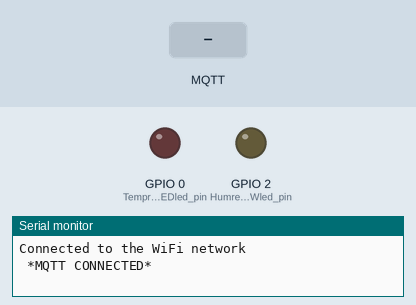
Recording of a sketch running on a simulated ESP8266 (NodeMCU). Parts: output pins drawn as LEDs (lit = HIGH), the last lines printed to the serial monitor. The test bench sets the inputs (shaded band). WiFi joins after 1.5 s; servers stay silent unless stated; no MQTT or app messages arrive unless stated.

Above: at 2.7 s.
2.8 s: MQTT message "0" arrives on the first subscribed topic
At 3.4 s:
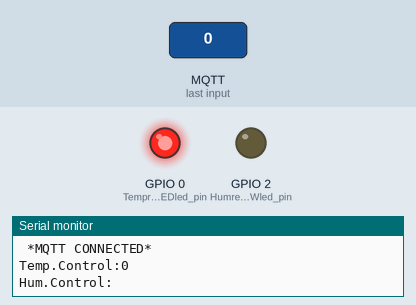
4.3 s: MQTT message "0" arrives on the second subscribed topic
At 5.1 s:
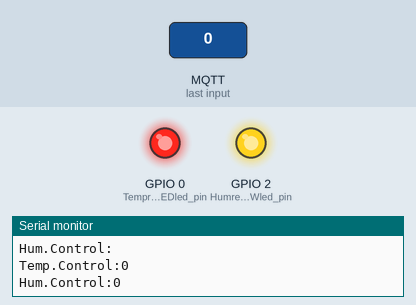
5.8 s: MQTT message "1" arrives on the first subscribed topic
At 6.8 s:
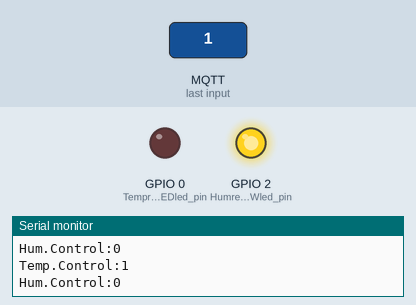
7.3 s: MQTT message "1" arrives on the second subscribed topic
At 8.6 s:
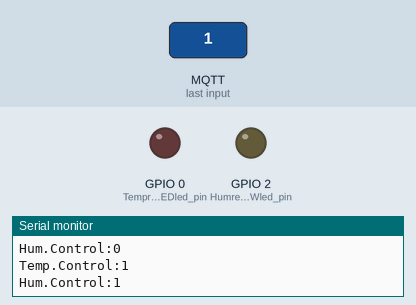
Timing chart, 0 to 9.8 s (numbered marks = the images above; inputs shaded):
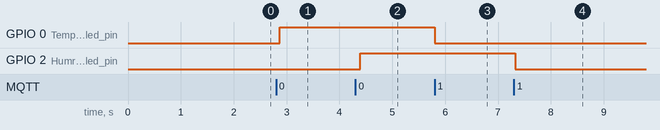

The sketch:

mqttdevice2_relayopenclose.ino
```cpp
#include "ESP8266WiFi.h"
#include "PubSubClient.h"

String TempONOFF, HumONOFF;             // will get datas to this buffers

const char* ssid = "Arslan 2.4 GHz";   //Entering WiFi SSID
const char* password = "1971001971ma"; //Entering WiFi Password

#define mqtt_server "160.75.154.101"  //We are team 8, so we need to connect with 101 ending.
#define mqtt_temp "TemperatureONOFF_team8"   // Getting topics
#define mqtt_humidity "HumidityONOFF_team8"  // Getting topics

#define Temprelay_REDled_pin 0          //Relay1 pin (Heater)
#define Humrelay_YELLOWled_pin 2        //Relay1 pin (Humidifier)

WiFiClient espClient;            //Connection to mqtt server.
PubSubClient client(espClient);


void WifiandMqttConnection()                    //Our wifi connection function for connect our wifi.
{
 WiFi.begin(ssid,password);
 while (WiFi.status() != WL_CONNECTED){delay(500); Serial.println("* Trying to connect...");}
 Serial.println("");
 Serial.println("WiFi connection Successful!!");
 Serial.print("The IP Address of ESP8266 Module is: ");
 Serial.println(WiFi.localIP());// Print the IP address
 WiFi.mode(WIFI_STA);
}

void mqttCallback(char* topic, byte* message, unsigned int length)  //This function is for getting data from mqtt broker (subscribed data).
{
 String messagetemp;
 for (int i=0; i<length;i++)
 {
   messagetemp += (char)message[i];
 }
 Serial.println();
 if(String(topic) =="TemperatureONOFF_team8")TempONOFF = messagetemp; Serial.print("Temp.Control:");Serial.println(TempONOFF); // giving the recieved value to output
 if(String(topic) =="HumidityONOFF_team8")HumONOFF = messagetemp; Serial.print("Hum.Control:");Serial.println(HumONOFF);
 if(TempONOFF == "1") digitalWrite(Temprelay_REDled_pin,LOW); //If "1" recieved, turning on red led with LOW signal (because its relay.)
 if(TempONOFF == "0") digitalWrite(Temprelay_REDled_pin,HIGH);
 if(HumONOFF == "1") digitalWrite(Humrelay_YELLOWled_pin,LOW);  //If "1" recieved, turning on yellow led with LOW signal (because relay.)
 if(HumONOFF == "0") digitalWrite(Humrelay_YELLOWled_pin,HIGH);
 //delay(100);
}
void reconnect()          //Reconnect algorithm if lose connection.
{
  int counter = 0;
  while(!client.connected())
  {
    if(counter==5)
    {
      ESP.restart();
      }
    counter+=1;
    Serial.println("Attempting MQTT connection...");
    if(client.connect("Team8_device2"))
    {
      Serial.println("connected!");
    }
    else
    {
      Serial.print("failed:");
      Serial.print(client.state());
      delay(1000);
    }
    }
}
void setup()
{
 pinMode(Temprelay_REDled_pin, OUTPUT);
 pinMode(Humrelay_YELLOWled_pin, OUTPUT);
 Serial.begin(115200);
 WifiandMqttConnection();  //Calling for wifi connection.
 Serial.println("Connected to the WiFi network");
 client.setServer(mqtt_server, 1884); //connecting to a mqtt broker
 client.setCallback(mqttCallback);
 client.connect("Team8_device2","iturockwell","963258741");
 if(client.connected() == 1){Serial.println((" *MQTT CONNECTED* "));}
}

void loop()
{
 reconnect();
 client.loop();
 client.subscribe(mqtt_temp);     //Subscribing the data topics for getting the data.
 client.subscribe(mqtt_humidity);
 delay(100);
 }
```

Measured:
- after the input at 2.8 s, GPIO 0 (Temprelay_REDled_pin): LOW → HIGH after 0.07 s
- after the input at 4.3 s, GPIO 2 (Humrelay_YELLOWled_pin): LOW → HIGH after 0.09 s
- after the input at 5.8 s, GPIO 0 (Temprelay_REDled_pin): HIGH → LOW at once
- after the input at 7.3 s, GPIO 2 (Humrelay_YELLOWled_pin): HIGH → LOW at once
